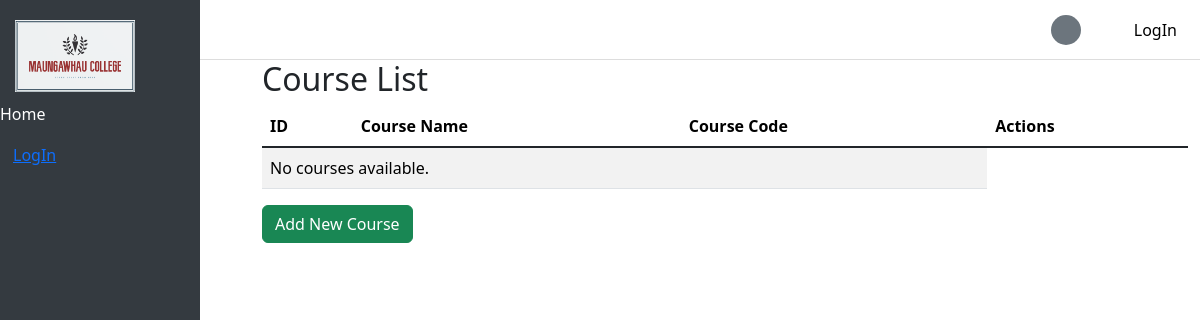
Page /courses/ on the earlier database version.
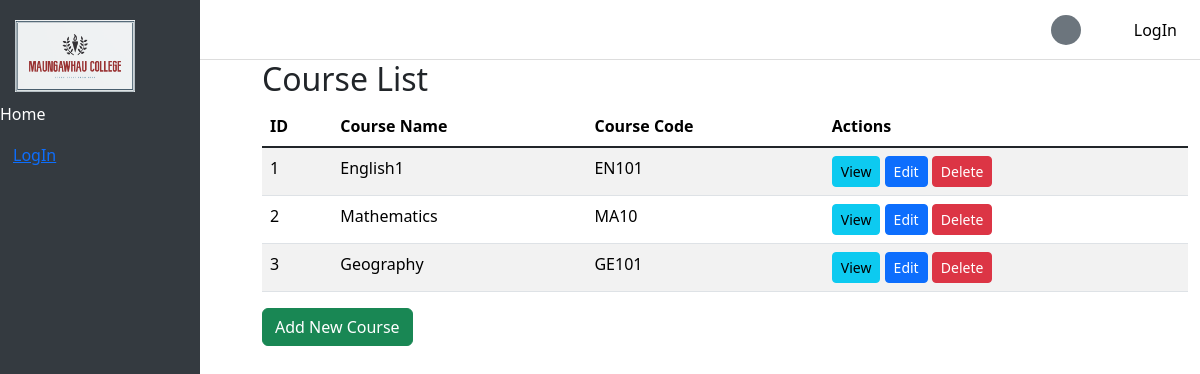
Same page on the later database version.
### Maungawhau/models.py (models this page shows, shortened)
class Course(models.Model):
    name = models.CharField(max_length=100)
    code = models.CharField(max_length=100)

### Maungawhau/views.py (the view)
# urls.py: path('courses/', CourseListView.as_view(), name='course_list'),
class CourseListView(ListView):
    model = Course
    template_name = 'course_list.html'
    context_object_name = 'courses'

### templates/course_list.html
{% extends 'base.html' %}
{% block content %}
    <h2>Course List</h2>
    <table class="table table-striped">
        <thead>
            <tr>
                <th>ID</th>
                <th>Course Name</th>
                <th>Course Code</th>
                <th>Actions</th>
            </tr>
        </thead>
        <tbody>
            {% for course in courses %}
                <tr>
                    <td>{{ course.id }}</td>
                    <td>{{ course.name }}</td>
                    <td>{{ course.code }}</td>
                    <td>
                        <a href="{% url 'course_detail' course.id %}" class="btn btn-info btn-sm">View</a>
                        <a href="{% url 'course_update' course.id %}" class="btn btn-primary btn-sm">Edit</a>
                        <a href="{% url 'course_delete' course.id %}" class="btn btn-danger btn-sm">Delete</a>
                    </td>
                </tr>
            {% empty %}
                <tr>
                    <td colspan="3">No courses available.</td>
                </tr>
            {% endfor %}
        </tbody>
    </table>
    <a href="{% url 'course_create' %}" class="btn btn-success">Add New Course</a>
{% endblock %}

Differences in the rows shown:
added Course: id "1", name "English1", code "EN101"
added Course: id "2", name "Mathematics", code "MA10"
added Course: id "3", name "Geography", code "GE101"
Other differences:
text no longer shown: "No courses available."
